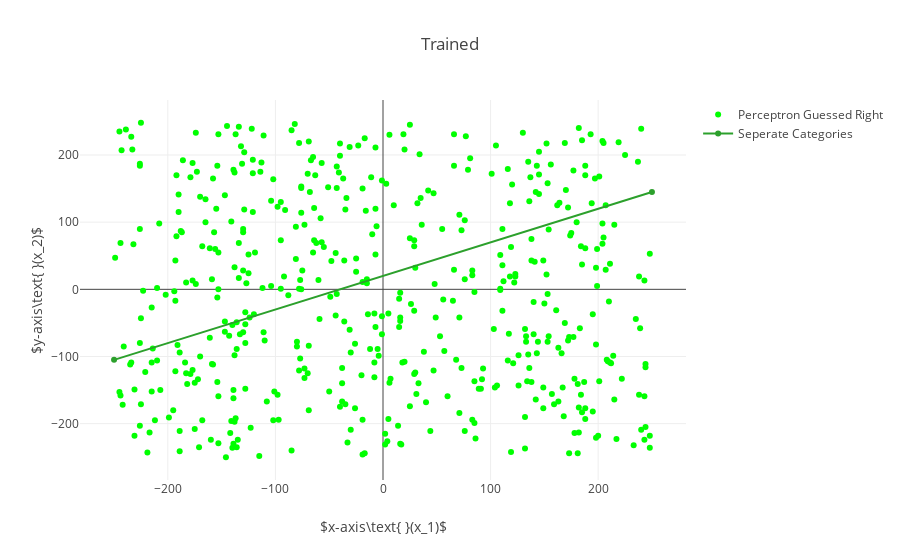

The notebook cell this image was saved under:
### Markdown cell above
Now let's see how the perceptron performs now

### Code cell
c = np.empty(shape=(0, 2))
w = np.empty(shape=(0, 2))

# Display the Perceptrons' predictions
# The predictions are correct because the perceptrons has been trained
for point, label in zip(points, labels):
    guess = perceptron.predict(point)
    
    if guess == label:
        c = np.append(c, np.array([point]), axis=0)
    else:
        w = np.append(w, np.array([point]), axis=0)

correct = go.Scatter(
    x = c[:, [0]].flatten(),
    y = c[:, [1]].flatten(),
    mode = 'markers',
    marker = dict(
        symbol = 'circle',
        color = 'rgb(0, 255, 0)'
    ),
    name = 'Perceptron Guessed Right'   
)

wrong = go.Scatter(
    x = w[:, [0]].flatten(),
    y = w[:, [1]].flatten(),
    mode = 'markers',
    marker = dict(
        symbol = 'circle',
        color = 'rgb(255, 0, 0)'
    ),
    name = 'Perceptron Guessed Wrong'  
)

layout.title = 'Trained'
fig = go.Figure(data=[correct, wrong, line], layout=layout)
plt.iplot(fig)

### Figure 1 — Plotly figure (JSON) as saved in the notebook; plotly's stock layout.template omitted (floating-point values rounded to 4 significant figures; data arrays with more than 128 entries replaced by an {"elided": "..."} marker saying what was removed)
{"data": [{"marker": {"color": "rgb(0, 255, 0)", "symbol": "circle"}, "mode": "markers", "name": "Perceptron Guessed Right", "type": "scatter", "uid": "73927d3c-9755-4e09-bc4e-b75dcc484967", "x": {"elided": "500 int values"}, "y": {"elided": "500 int values"}}, {"marker": {"color": "rgb(255, 0, 0)", "symbol": "circle"}, "mode": "markers", "name": "Perceptron Guessed Wrong", "type": "scatter", "uid": "a166249f-34cf-4556-8d02-e4ae68723b14", "x": [], "y": []}, {"name": "Seperate Categories", "type": "scatter", "uid": "101885d4-025c-4451-bdbe-097cf0155d8e", "x": [-250, 250], "y": [-105, 145]}], "layout": {"autosize": true, "title": {"text": "Trained"}, "xaxis": {"autorange": true, "range": [-281.7, 281.7], "title": {"text": "$x-axis\\text{ }(x_1)$"}, "type": "linear"}, "yaxis": {"autorange": true, "range": [-286.1, 284.1], "title": {"text": "$y-axis\\text{ }(x_2)$"}, "type": "linear"}}}
